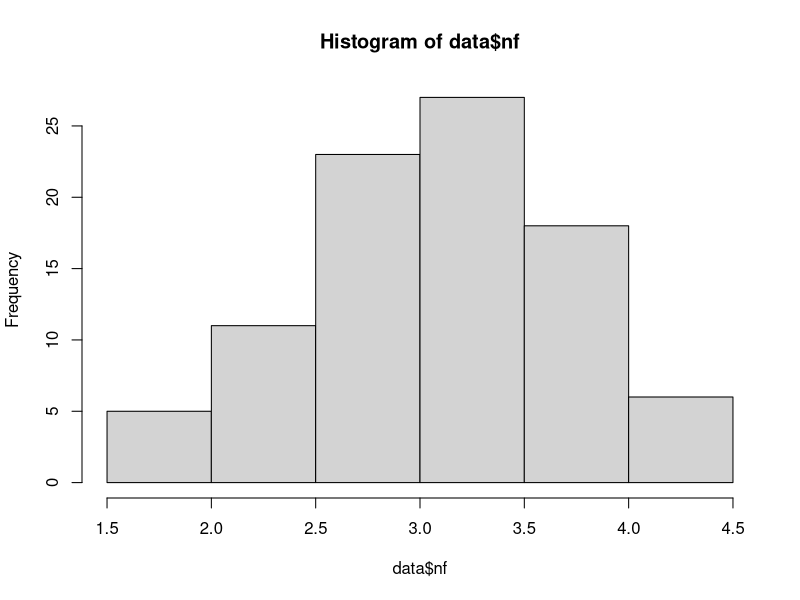
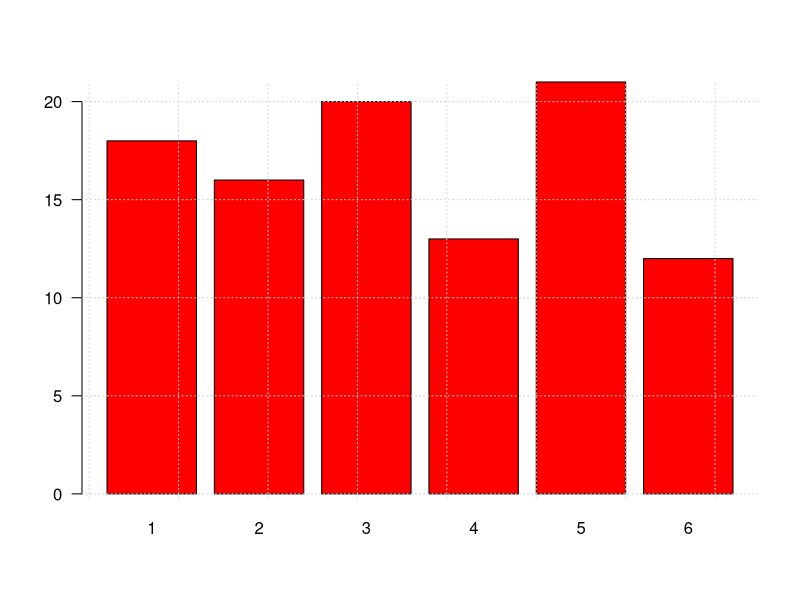
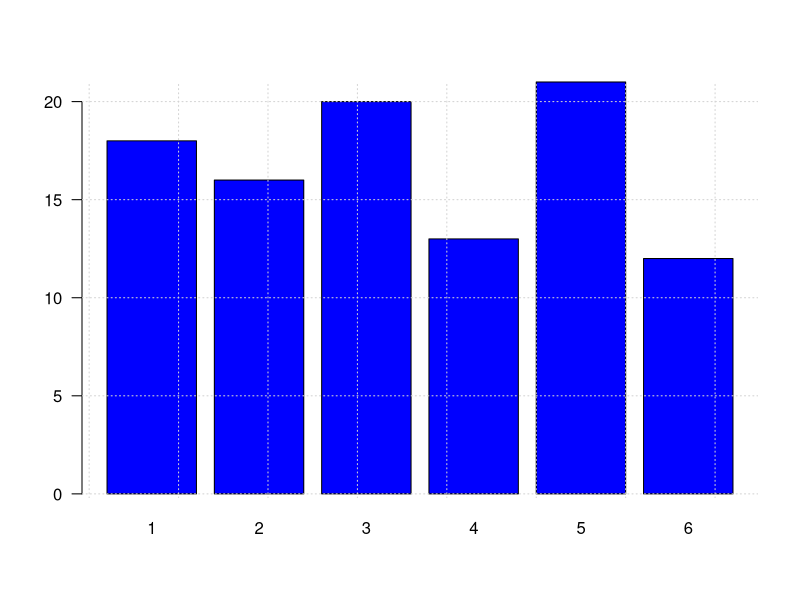

Write R code to recreate these figures, in order.
# Practica 1 ========================================
x=20      # guarda un objeto "x" en memoria
y<-10     # guarda "y" que contiene el valor de 10
x+y       # calcula el valor pero no lo guarda
x=2.1e+2
x=5/0
ls()  # lista los objetos en memoria actualmente

# operadores  aritmeticos    + - * / 
3 + 4
3+4*8-2^2

sqrt(2)
log(10)
log10(100)
log2(8)
exp(1)

# VECTORES ------------------------------------
x=c(2,4,3,6,8,7,5,6,9,2)
x=1:10
x=seq(1,19, by=2)
x=seq(0,1, by=0.1)
x=seq(0,1, length=9)
x=seq(0,7, by=pi)
x=rep(1:5,2)
x=rep(1,5)
x=rep(1:5,c(1,2,3,4,5))
x=rep(1:5, each=2)
x=rep(1:5, each=2, len=4)

# operaciones con vectores----------------------

x=c(1,2,3,4,5) # x es un vector
y= 1:5         # otra forma de escribir x

sqrt(x)  
sum(x)
cumsum(x)
x*y
x%*%y
xy=c(x,y)
sum(x)/length(x)
mean(x)
sum((x-mean(x))^2)/(length(x)-1)
var(x)

# valores faltantes
s=c(1,2,3,4,5,6,7,8,9,NA)  # NA    no disponible
0/0                        # NaN   No es un numero
x=c(1,2,3,4,NA)
sum(x)
sum(x, na.rm = T)
mean(x, na.rm = T)

s=c(1:5,NA,7:10)
s[!is.na(s)]   # omite el valor NA
s[4:7]     

t=-(1:10)

u=c(10,22,32,23)
names(u)=c("u.cauca","u.tolima", "u.amazonia","u.pedagogica")
u

w=numeric()  # vectpr vacio
w
w[1]=1
w[3]=5
w

# clase de datos
x=1:20
class(x)

y=c("S","N")
class(y)
# matrices ---------------------------------------------
z=matrix(x,nrow = 4)
z
class(z)

z=matrix(x, nrow = 4, byrow = T)
z
dim(z)

z[2:4,2:4]

z[,1]
z[1,]


tipo=c("D","R","B","MB","E")
nivel=sample(tipo,20, replace = TRUE,  prob = c(0.05,0.10,0.30,0.40,0.15))
nivel
nivel=as.factor(nivel)
class(nivel)

nf=c(4.1, 2.7, 3.1, 3.2, 3.0, 3.2, 2.0, 2.4, 1.6, 3.2, 3.1, 2.6, 2.0, 
     2.4, 2.8, 3.3, 4.0, 3.4, 3.0, 3.1, 2.7, 2.7, 3.0, 3.8, 3.2, 2.2, 
     3.5, 3.5, 3.8, 3.5, 3.9, 4.2, 4.3, 3.9, 3.2, 3.5, 3.5, 3.7, 4.1, 
     3.7, 3.5, 3.6, 3.2, 3.1, 3.4, 3.0, 3.0, 3.0, 2.7, 1.7, 3.6, 2.1, 
     2.4, 3.0, 3.1, 2.5, 2.5, 3.6, 2.2, 2.4, 3.1, 3.3, 2.7, 3.7, 3.0, 
     2.7, 3.0, 3.2, 3.1, 2.4, 3.0, 2.7, 2.5, 3.0, 3.0, 3.0, 3.2, 3.1, 
     3.8, 4.1, 3.7, 3.5, 3.0, 3.7, 3.7, 4.1, 3.7, 3.9, 3.7, 2.0)

cc=c(20, 10, 20, 20, 20, 20, 20, 20, 20, 30, 20, 20, 20, 10, 30, 20, 
     20, 30, 20, 30, 30, 20, 10, 30, 20, 20, 30, 30, 10, 20, 10, 20, 
     20, 20, 10, 20, 10, 20, 20, 30, 30, 30, 10, 30, 20, 20, 20, 20, 
     20, 20, 10, 20, 30, 30, 10, 10, 10, 20, 10, 20, 10, 30, 20, 10, 
     20, 30, 10, 30, 30, 30, 20, 30, 30, 30, 30, 30, 30, 20, 10, 30, 
     10, 20, 20, 10, 20, 20, 20, 20, 10, 20)

data=c(cc,nf)
class(data)

# data frame --------------------------------------------------------------
data=data.frame(cc,nf)
class(data)
dim(data)

data$nf
data[,2]

h=hist(data$nf)
class(h)
h$breaks
h$counts
h$density
h$mids
h$xname
h$equidist

#  arreglos
w=array(1:24, dim = c(3,4,2))
w
dim(w)

z=matrix(1:24, nrow = 4, byrow = T)
t(z)

z*z
z%*%t(z)

A =matrix(c(13, -4, 2, -4, 11, -2, 2, -2, 8), 3, 3, byrow=TRUE)
ev=eigen(A)
ev
ev$values

# funciones ------------------------------------------
 #  argumentos  >>  funcion   >>  resultados
 #  opciones        argumentos por defecto

fx=function(x){1/22*exp(-x/22)}
fx(10)

fxy=function(x,y){48*(x+y)/49}
fxy(1,1)

C=function(n,x){choose(n,x)}
C(5,2)

P=function(n,x){C(n,x)*factorial(x)}
P(5,2)

y=sample(1:6,100, replace = T)
grafica=function(x,color){
        barplot(x,
                col=color, las=1)
        grid()
}

z=table(y)
grafica(z,"red")
w=round(prop.table(z)*100,2)
grafica(w,"blue")











